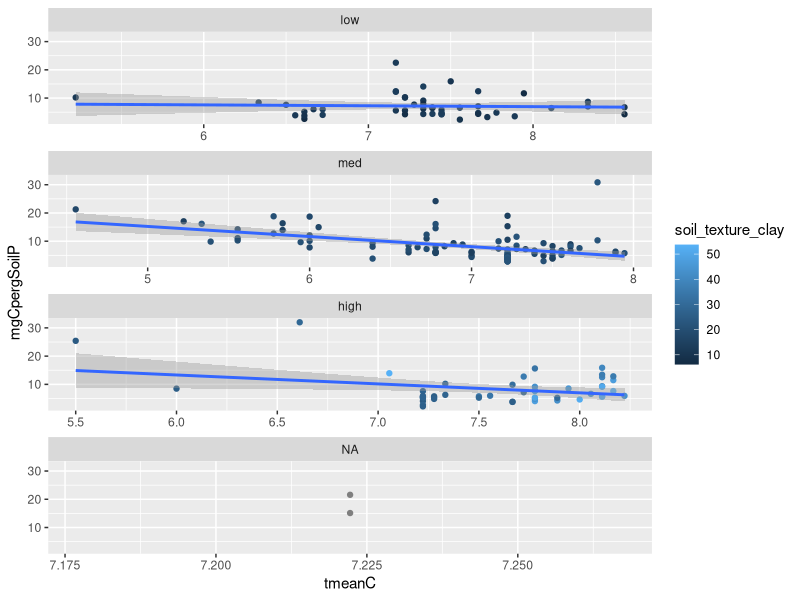
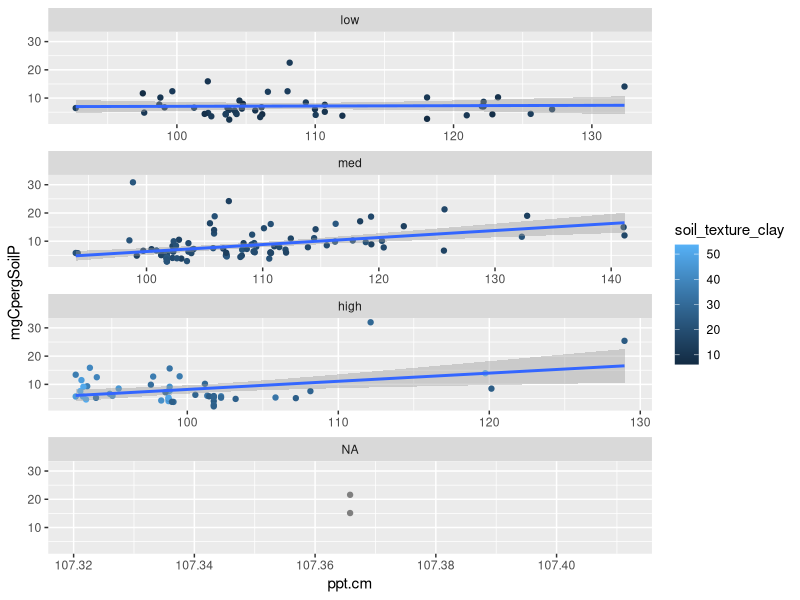
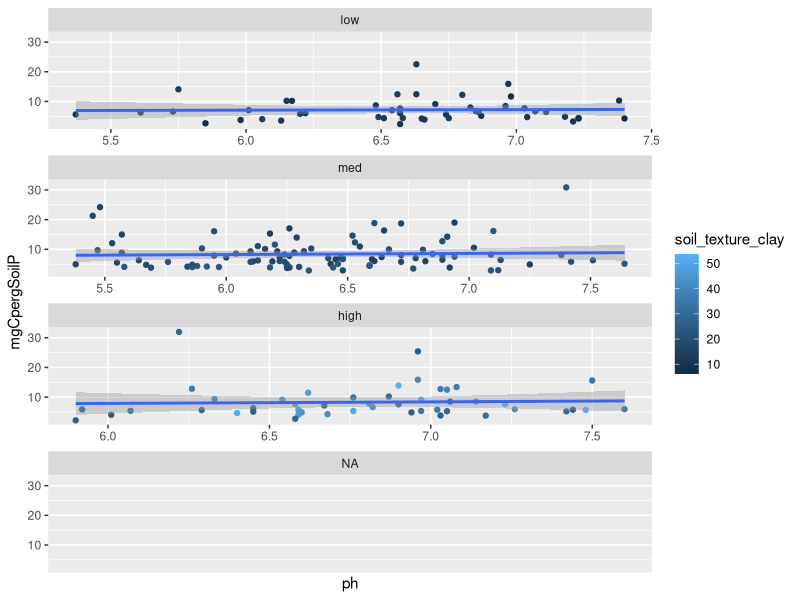
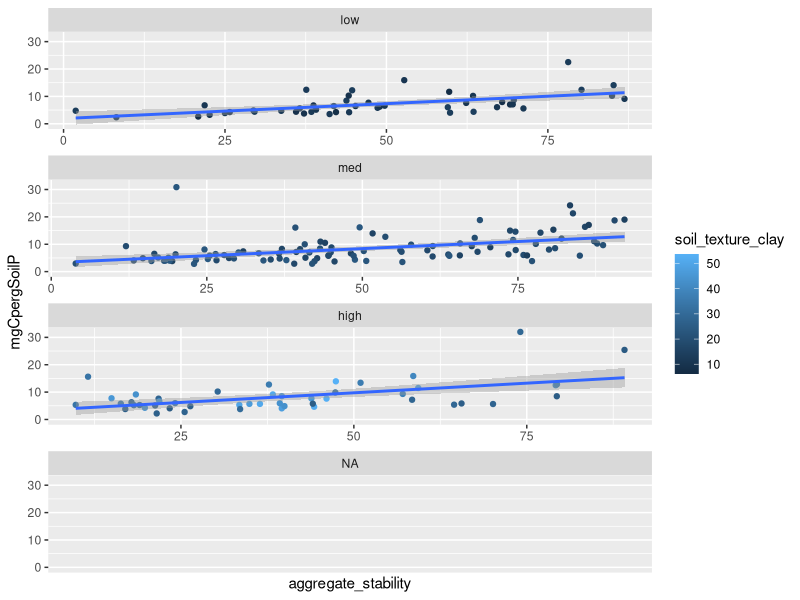
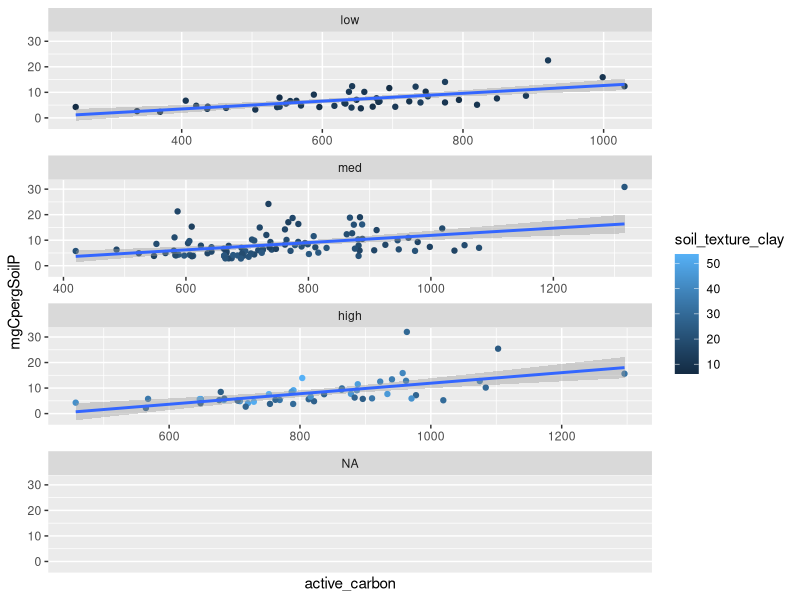
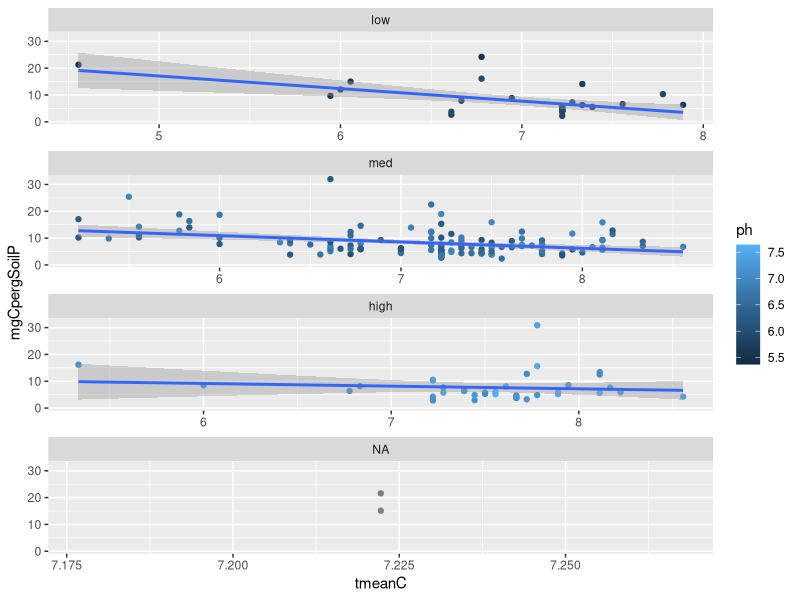
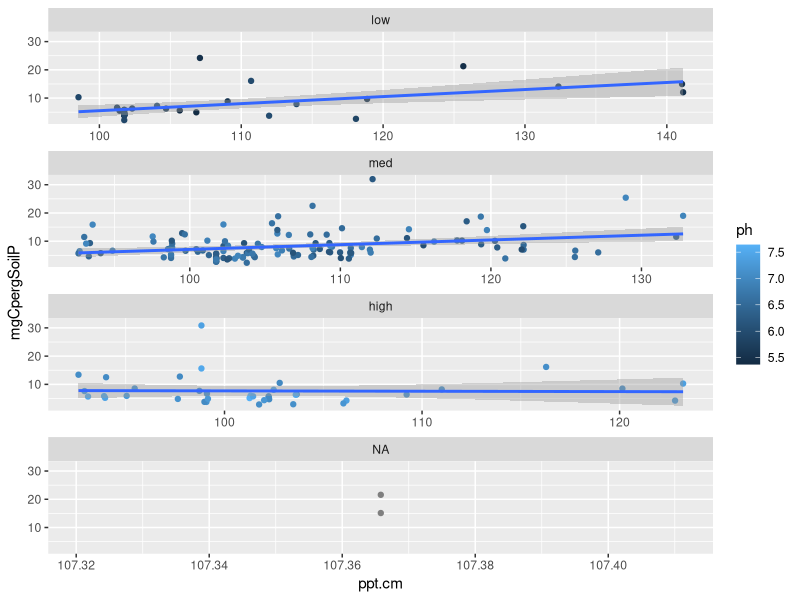
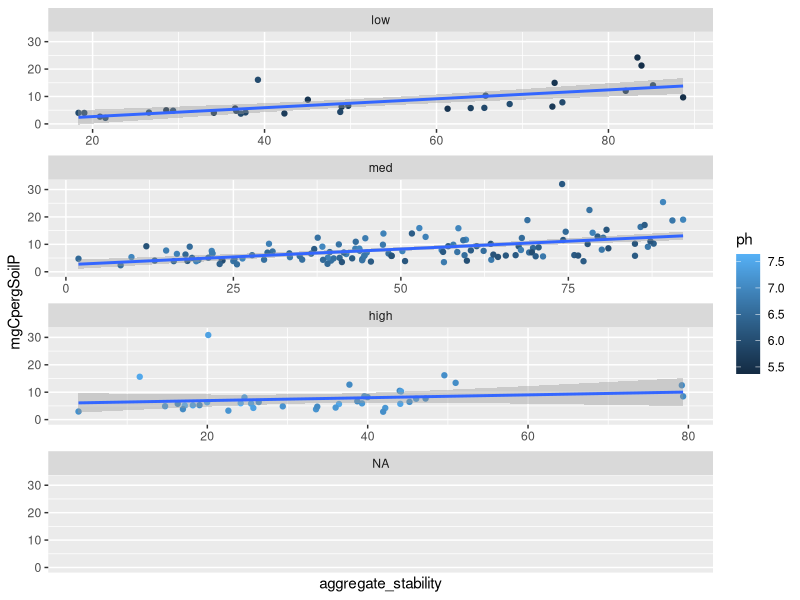

Recreate these plots in R, in order. (Note: this script raises an error after producing the figures.)
#Analyzing data and building linear models with mgPOM as response variable

#setwd("/Users/f003833/Documents/GitHub/FracFarmVT") #caitlin
setwd("C:/Users/F004SPC/Documents/GitHub/FracFarmVT") #erin

#load your libraries
library(tidyverse)
library(ggplot2)
library(dplyr)
library(corrplot)
library(emmeans)
library(nlme)
library(ggeffects)

##call in the analytical data
data <- read.csv("data.csv")
View(data)

#view na for ph: Z1, Z2 are truly NA
missing_ph <- subset(data, is.na(ph) | ph == "")
missing_field_codes <- missing_ph$Field_Code
print(missing_field_codes)

missing_mgCpergSoilP <- subset(data, is.na(mgCpergSoilP) | mgCpergSoilP == "")
missing_field_codes <- missing_mgCpergSoilP$Field_Code
print(missing_field_codes)

#First, graphically explore relationships among independent variables to look for interactions


data <- data %>% 
  mutate(claycategory=cut(soil_texture_clay, breaks=c(-Inf, 14, 24, Inf), labels=c("low","med", "high")))

ggplot(data=data, aes(x=tmeanC, y=mgCpergSoilP, col=soil_texture_clay))+ 
  geom_point()+
  geom_smooth(method=lm)+
  facet_wrap(~ claycategory, ncol=1, scales="free_x")

data <- data %>% 
  mutate(claycategory=cut(soil_texture_clay, breaks=c(-Inf, 14, 24, Inf), labels=c("low","med", "high")))

ggplot(data=data, aes(x=ppt.cm, y=mgCpergSoilP, col=soil_texture_clay))+ 
  geom_point()+
  geom_smooth(method=lm)+
  facet_wrap(~ claycategory, ncol=1, scales="free_x")

data <- data %>% 
  mutate(claycategory=cut(soil_texture_clay, breaks=c(-Inf, 14, 24, Inf), labels=c("low","med", "high")))

ggplot(data=data, aes(x=ph, y=mgCpergSoilP, col=soil_texture_clay))+ 
  geom_point()+
  geom_smooth(method=lm)+
  facet_wrap(~ claycategory, ncol=1, scales="free_x")

data <- data %>% 
  mutate(claycategory=cut(soil_texture_clay, breaks=c(-Inf, 14, 24, Inf), labels=c("low","med", "high")))

ggplot(data=data, aes(x=aggregate_stability, y=mgCpergSoilP, col=soil_texture_clay))+ 
  geom_point()+
  geom_smooth(method=lm)+
  facet_wrap(~ claycategory, ncol=1, scales="free_x")

data <- data %>% 
  mutate(claycategory=cut(soil_texture_clay, breaks=c(-Inf, 14, 24, Inf), labels=c("low","med", "high")))

ggplot(data=data, aes(x=active_carbon, y=mgCpergSoilP, col=soil_texture_clay))+ 
  geom_point()+
  geom_smooth(method=lm)+
  facet_wrap(~ claycategory, ncol=1, scales="free_x")

#more interactions with ph
summary(data$ph)

data <- data %>% 
  mutate(phcategory=cut(ph, breaks=c(-Inf,6,7, Inf), labels=c("low","med","high")))

ggplot(data=data, aes(x=tmeanC, y=mgCpergSoilP, col=ph))+ 
  geom_point()+
  geom_smooth(method=lm)+
  facet_wrap(~ phcategory, ncol=1, scales="free_x")

data <- data %>% 
  mutate(phcategory=cut(ph, breaks=c(-Inf,6,7, Inf), labels=c("low","med","high")))

ggplot(data=data, aes(x=ppt.cm, y=mgCpergSoilP, col=ph))+ 
  geom_point()+
  geom_smooth(method=lm)+
  facet_wrap(~ phcategory, ncol=1, scales="free_x")

data <- data %>% 
  mutate(phcategory=cut(ph, breaks=c(-Inf,6,7, Inf), labels=c("low","med","high")))

ggplot(data=data, aes(x=aggregate_stability, y=mgCpergSoilP, col=ph))+ 
  geom_point()+
  geom_smooth(method=lm)+
  facet_wrap(~ phcategory, ncol=1, scales="free_x")

data <- data %>% 
  mutate(phcategory=cut(ph, breaks=c(-Inf,6,7, Inf), labels=c("low","med","high")))

ggplot(data=data, aes(x=soil_texture_clay, y=mgCpergSoilP, col=ph))+ 
  geom_point()+
  geom_smooth(method=lm)+
  facet_wrap(~ phcategory, ncol=1, scales="free_x")

data <- data %>% 
  mutate(phcategory=cut(ph, breaks=c(-Inf,6,7, Inf), labels=c("low","med","high")))

ggplot(data=data, aes(x=active_carbon, y=mgCpergSoilP, col=ph))+ 
  geom_point()+
  geom_smooth(method=lm)+
  facet_wrap(~ phcategory, ncol=1, scales="free_x")

#interactions with ppt

data <- data %>% 
  mutate(pptcategory=cut(ppt.cm, breaks=c(-Inf,101.4, 110.0, Inf), labels=c("low","med","high")))

ggplot(data=data, aes(x=tmeanC, y=mgCpergSoilP, col=ppt.cm))+ 
  geom_point()+
  geom_smooth(method=lm)+
  facet_wrap(~ pptcategory, ncol=1, scales="free_x")


data <- data %>% 
  mutate(pptcategory=cut(ppt.cm, breaks=c(-Inf,101.4, 110.0, Inf), labels=c("low","med","high")))

ggplot(data=data, aes(x=aggregate_stability, y=mgCpergSoilP, col=ppt.cm))+ 
  geom_point()+
  geom_smooth(method=lm)+
  facet_wrap(~ pptcategory, ncol=1, scales="free_x")

summary(data$ppt.cm)
data <- data %>% 
  mutate(pptcategory=cut(ppt.cm, breaks=c(-Inf,101.4, 110.0, Inf), labels=c("low","med","high")))

ggplot(data=data, aes(x=tmeanC, y=mgCpergSoilP, col=ppt.cm))+ 
  geom_point()+
  geom_smooth(method=lm)+
  facet_wrap(~ pptcategory, ncol=1, scales="free_x")


data <- data %>% 
  mutate(pptcategory=cut(ppt.cm, breaks=c(-Inf,101.4, 110.0, Inf), labels=c("low","med","high")))

ggplot(data=data, aes(x=active_carbon, y=mgCpergSoilP, col=ppt.cm))+ 
  geom_point()+
  geom_smooth(method=lm)+
  facet_wrap(~ pptcategory, ncol=1, scales="free_x")

#interactions with aggregate stability
summary(data$aggregate_stability)

data <- data %>% 
  mutate(agStcategory=cut(aggregate_stability, breaks=c(-Inf,29.3, 65.6, Inf), labels=c("low","med","high")))

ggplot(data=data, aes(x=ph, y=mgCpergSoilP, col=aggregate_stability))+ 
  geom_point()+
  geom_smooth(method=lm)+
  facet_wrap(~ agStcategory, ncol=1, scales="free_x")

data <- data %>% 
  mutate(agStcategory=cut(aggregate_stability, breaks=c(-Inf,29.3, 65.6, Inf), labels=c("low","med","high")))

ggplot(data=data, aes(x=ppt.cm, y=mgCpergSoilP, col=aggregate_stability))+ 
  geom_point()+
  geom_smooth(method=lm)+
  facet_wrap(~ agStcategory, ncol=1, scales="free_x")

data <- data %>% 
  mutate(agStcategory=cut(aggregate_stability, breaks=c(-Inf,29.3, 65.6, Inf), labels=c("low","med","high")))

ggplot(data=data, aes(x=tmeanC, y=mgCpergSoilP, col=aggregate_stability))+ 
  geom_point()+
  geom_smooth(method=lm)+
  facet_wrap(~ agStcategory, ncol=1, scales="free_x")

data <- data %>% 
  mutate(agStcategory=cut(aggregate_stability, breaks=c(-Inf,29.3, 65.6, Inf), labels=c("low","med","high")))

ggplot(data=data, aes(x=soil_texture_clay, y=mgCpergSoilP, col=aggregate_stability))+ 
  geom_point()+
  geom_smooth(method=lm)+
  facet_wrap(~ agStcategory, ncol=1, scales="free_x")

data <- data %>% 
  mutate(agStcategory=cut(aggregate_stability, breaks=c(-Inf,29.3, 65.6, Inf), labels=c("low","med","high")))

ggplot(data=data, aes(x=active_carbon, y=mgCpergSoilP, col=aggregate_stability))+ 
  geom_point()+
  geom_smooth(method=lm)+
  facet_wrap(~ agStcategory, ncol=1, scales="free_x")

#tmeanC and active carbon
summary(data$tmeanC)

data <- data %>% 
  mutate(tmeanCcategory=cut(tmeanC, breaks=c(-Inf,6.8, 7.6, Inf), labels=c("low","med","high")))

ggplot(data=data, aes(x=active_carbon, y=mgCpergSoilP, col=tmeanC))+ 
  geom_point()+
  geom_smooth(method=lm)+
  facet_wrap(~ tmeanCcategory, ncol=1, scales="free_x")

#Models
#Correlation plot
cordata <- cor(data[,c("mgCpergSoilP","ph","ppt.cm","tmeanC","aggregate_stability","soil_texture_clay","active_carbon")], use="pairwise.complete.obs", method="pearson")
corrplot(cordata)

##Linear Mixed Model for dependent variable (mgCpergSoilP)
#test without random effect, because only one value per field

m1P=gls(mgCpergSoilP~ppt.cm*tmeanC+soil_texture_clay+
          aggregate_stability+active_carbon+ 
          ph, data=data, na.action=na.exclude, method="ML")
summary(m1P)

m2P=gls(mgCpergSoilP~ppt.cm*tmeanC+soil_texture_clay+
          +aggregate_stability+active_carbon, data=data, na.action=na.exclude, method="ML")
summary(m2P)
anova(m1P, m2P)

m3P=gls(mgCpergSoilP~ppt.cm*tmeanC
           +aggregate_stability+active_carbon 
        , data=data, na.action=na.exclude, method="ML")
summary(m3P)
anova(m2P,m3P)

#check assumptions, distrubution of residuals
#final model should use REML
m3P=gls(mgCpergSoilP~ppt.cm*tmeanC
        +aggregate_stability+active_carbon,
        data=data, na.action=na.exclude, method="REML") 
summary(m3P)

F_Final <- fitted(m3P)
R_Final <- residuals(m3P, type = "pearson", scaled = TRUE)
N = !is.na(data$mgCpergSoilP)
Rfull <- NA
Rfull[N] <- R_Final
op <- par(mfrow = c(2,2), mar = c(5,4,1,1))  
plot(F_Final, R_Final)
hist(Rfull)
plot(Rfull ~ data$aggregate_stability)
plot(Rfull ~ data$soil_texture_clay)
plot(Rfull ~ data$active_carbon)
plot(Rfull ~ data$tmeanC)
plot(Rfull ~ data$ppt.cm)
plot(Rfull ~ data$ph)
par(op)

#partial residuals to test that the relationship is linear
#do these for each of the significant predictors (do green and red lines match?)

op <- par(mfrow = c(2,2), mar = c(5,4,1,1)) #this makes it so all the graphs are plotted in the same window (a 2 x 2 grid)

ppt.cm.c <- summary(m3P)$coefficients[2] #predictor coefficient
ppt.cm.pr <- Rfull + ppt.cm.c*data$ppt.cm  #Residuals + pred coef * predictor value
{scatter.smooth(data$ppt.cm, ppt.cm.pr, 
                lpars = list(col = "green", lwd = 3, lty = 3)) #residual loess
  abline(lm(ppt.cm.c*data$ppt.cm ~ data$ppt.cm), col = "red")} 

soil_texture_clay.c <- summary(m3P)$coefficients[3] #predictor coefficient
soil_texture_clay.pr <- Rfull + soil_texture_clay.c*data$soil_texture_clay  #Residuals + pred coef * predictor value
{scatter.smooth(data$soil_texture_clay, soil_texture_clay.pr, 
                lpars = list(col = "green", lwd = 3, lty = 3)) #residual loess
  abline(lm(soil_texture_clay.c*data$soil_texture_clay ~ data$soil_texture_clay), col = "red")} 

aggregate_stability.c <- summary(m3P)$coefficients[5] #predictor coefficient
aggregate_stability.pr <- Rfull + aggregate_stability.c*data$aggregate_stability  #Residuals + pred coef * predictor value
{scatter.smooth(data$aggregate_stability, aggregate_stability.pr, 
                lpars = list(col = "green", lwd = 3, lty = 3)) #residual loess
  abline(lm(aggregate_stability.c*data$aggregate_stability ~ data$aggregate_stability), col = "red")} 

active_carbon.c <- summary(m3P)$coefficients[6] #predictor coefficient
active_carbon.pr <- Rfull + active_carbon.c*data$active_carbon  #Residuals + pred coef * predictor value
{scatter.smooth(data$active_carbon, active_carbon.pr, 
                lpars = list(col = "green", lwd = 3, lty = 3)) #residual loess
  abline(lm(active_carbon.c*data$active_carbon ~ data$active_carbon), col = "red")} 

par(op)

#Visualize significant relationships

#own_theme below sets ggplot parameters for how plots should look. 
own_theme <- theme_bw(base_size = 11) +
  theme(rect = element_blank(),
        axis.ticks = element_line(color = "black"),
        axis.text = element_text(color = "black"),
        axis.line = element_line(color = "black"),
        panel.grid.minor = element_blank())

#ppt and tmeanC, option 1
summary(data$ppt.cm)
summary(data$tmeanC)

pred_pptC <- ggpredict(m3P, terms = c("ppt.cm", "tmeanC[6.8,7.5]"))
pred_pptC$tmean_group <- pred_pptC$group
levels(pred_pptC$tmean_group) <- c("low (4.5-7.2)",  
                                   "high (7.2-8.6)")
data <- data %>%
  drop_na(tmeanC) %>% 
  dplyr::mutate(tmean_group = cut(tmeanC, breaks = c(4.5,7.2,8.6)))

levels(data$tmean_group) <- c("low (4.5-7.2)",  
                              "high (7.2-8.6)")

mgPOM_pptC <-data %>% 
  ggplot() +
  geom_point(aes(x = ppt.cm, y = mgCpergSoilP, col = tmean_group), #plot your data
             size = 1.5, alpha = 0.5) +
  geom_line(pred_pptC, mapping = aes(x=x, y=predicted, col = tmean_group), #plot the model's prediction (based on linear )
            lwd = 1) +
  own_theme+
  #theme(legend.position = "none") +
  scale_y_continuous(expression("mg C in POM per g soil")) +
  scale_x_continuous(expression("Mean Annual Precipitation (cm)"),
                     label = scales::comma) +
  scale_color_manual(values = c("blue", "red")) # adjust colors if needed

mgPOM_pptC

ggsave("mgPOM_ppt_tmeanC.jpeg", width = 4, height = 3)


#ppt and tmeanC, option 2
summary(data$ppt.cm)
pred_tmeanppt <- ggpredict(m3P, terms = c("tmeanC","ppt.cm[101,110]"))
pred_tmeanppt$ppt_group <- pred_tmeanppt$group
levels(pred_tmeanppt$ppt_group) <- c("low (92-104)",  
                                   "high (104-142)")

data <- data %>%
  drop_na(ppt.cm) %>% 
   dplyr::mutate(ppt_group = cut(ppt.cm, breaks = c(92,104,142)))

 levels(data$ppt_group) <- c("low (92-104)",  
                            "high (104-142)")
 mgPOM_tmeanppt <-data %>% 
   ggplot() +
   geom_point(aes(x = tmeanC, y = mgCpergSoilP, col = ppt_group), #plot your data
              size = 1.5, alpha = 0.5) +
   geom_line(pred_tmeanppt, mapping = aes(x=x, y=predicted, col = ppt_group), #plot the model's prediction (based on linear )
             lwd = 1) +
   own_theme+
   #theme(legend.position = "none") +
   scale_y_continuous(expression("mg C in POM per g soil")) +
   scale_x_continuous(expression("Mean Annual Temperature(C)"),
                      label = scales::comma) +
   scale_color_manual(values = c("blue", "red")) # adjust colors if needed
 
 mgPOM_tmeanppt

#for agg stability 
pred_aggregate_stability <- ggpredict(m3P, terms = c("aggregate_stability"))
mgPOM_aggregate_stability <-data %>% 
  ggplot() +
  geom_point(aes(x = aggregate_stability, y = mgCpergSoilP), #plot your data
             size = 1.5, alpha = 0.5) +
  geom_line(pred_aggregate_stability, mapping = aes(x=x, y=predicted), #plot the model's prediction (based on linear )
            lwd = 1) +
  own_theme+
  theme(legend.position = "none") +
  scale_y_continuous(expression("mg C in POM per g soil"))+
  scale_x_continuous(expression("aggregate stability"),
                     label = scales::comma) 

mgPOM_aggregate_stability
ggsave("mgPOM_aggregate_stability.jpeg", width = 4, height = 3)

#Active Carbon
pred_active_carbon <- ggpredict(m3P, terms = c("active_carbon"))
mgPOM_active_carbon <-data %>% 
  ggplot() +
  geom_point(aes(x = active_carbon, y = mgCpergSoilP), #plot your data
             size = 1.5, alpha = 0.5) +
  geom_line(pred_active_carbon, mapping = aes(x=x, y=predicted), #plot the model's prediction (based on linear )
            lwd = 1) +
  own_theme+
  theme(legend.position = "none") +
  scale_y_continuous(expression("mg C in POM per g soil"))+
  scale_x_continuous(expression("active carbon"),
                     label = scales::comma) 

mgPOM_active_carbon

#ppt on own
pred_ppt <- ggpredict(m3P, terms = c("ppt.cm"))
mgPOM_ppt <-data %>% 
  ggplot() +
  geom_point(aes(x = ppt.cm, y = mgCpergSoilP), #plot your data
             size = 1.5, alpha = 0.5) +
  geom_line(pred_ppt, mapping = aes(x=x, y=predicted), #plot the model's prediction (based on linear )
            lwd = 1) +
  own_theme+
  theme(legend.position = "none") +
  scale_y_continuous(expression("mg C in POM per g soil"))+
  scale_x_continuous(expression("mean annual precipitation (cm)"),
                     label = scales::comma) 

mgPOM_ppt

#tmeanC on own
pred_temp <- ggpredict(m3P, terms = c("tmeanC"))
mgPOM_temp <-data %>% 
  ggplot() +
  geom_point(aes(x = tmeanC, y = mgCpergSoilP), #plot your data
             size = 1.5, alpha = 0.5) +
  geom_line(pred_temp, mapping = aes(x=x, y=predicted), #plot the model's prediction (based on linear )
            lwd = 1) +
  own_theme+
  theme(legend.position = "none") +
  scale_y_continuous(expression("mg C in POM per g soil"))+
  scale_x_continuous(expression("mean annual temperature (C)"),
                     label = scales::comma) 

mgPOM_temp
